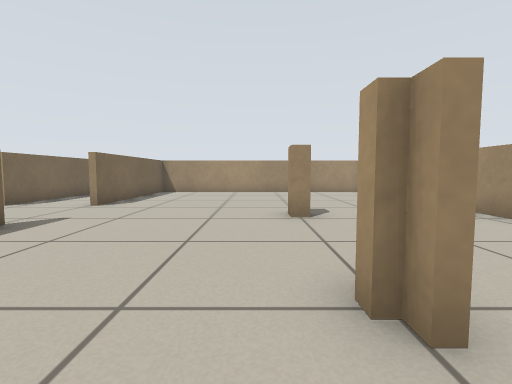
View 1 (above)

15 first-person views from a walk through a world built for the Player/Stage simulator. The camera is 0.5 m above the floor, tilts 4° down and sees 85° across. Floor lines are 1 m apart. The floor is counted in squares, 0.5 m on a side. Each view is taken from the middle of a square. On the plan, view 1 faces up. The plan holds only what a view shows up to about 11 squares ahead; the rest is blank. The place goes on beyond the plan. Robots are left out.

View 2
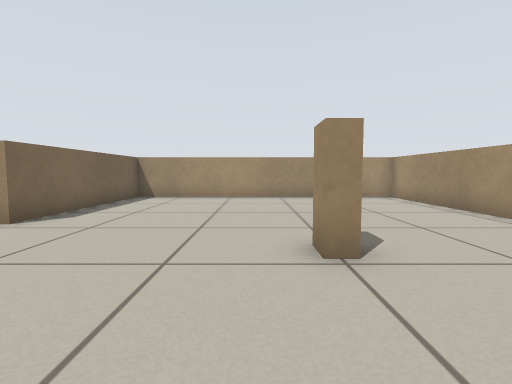

View 3
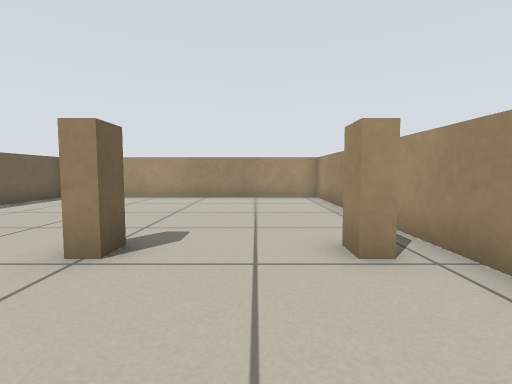

View 4
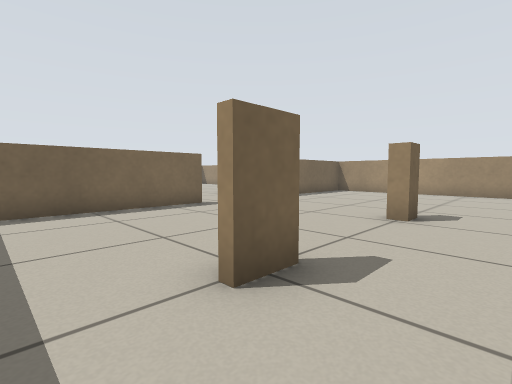

View 5
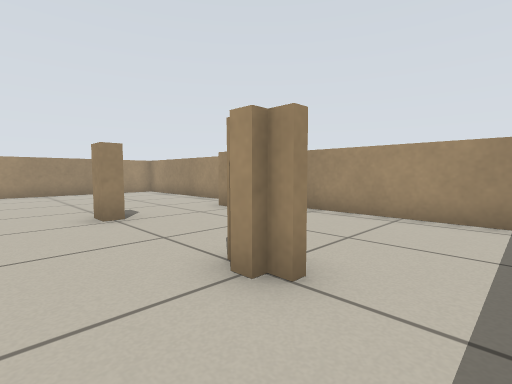

View 6
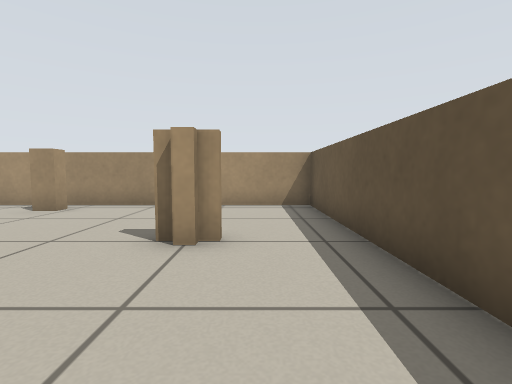

View 7
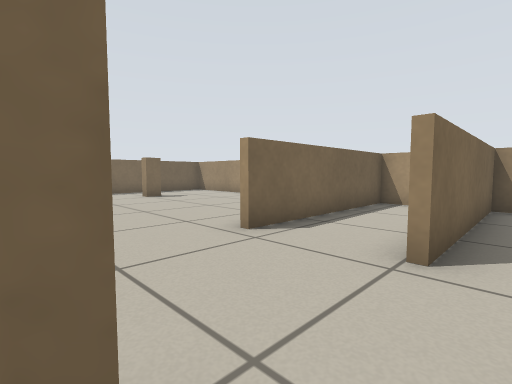

View 8
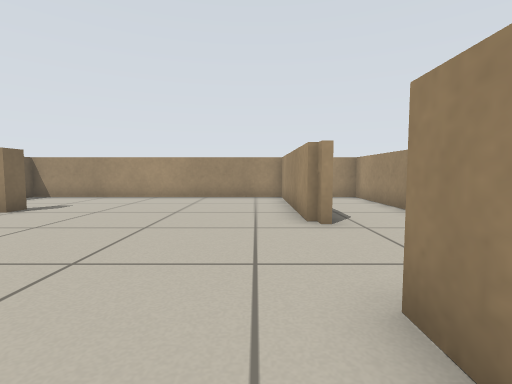

View 9
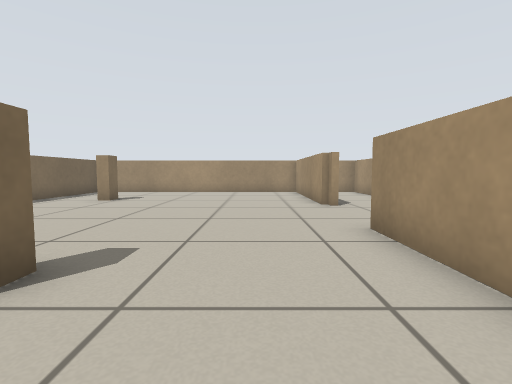

View 10
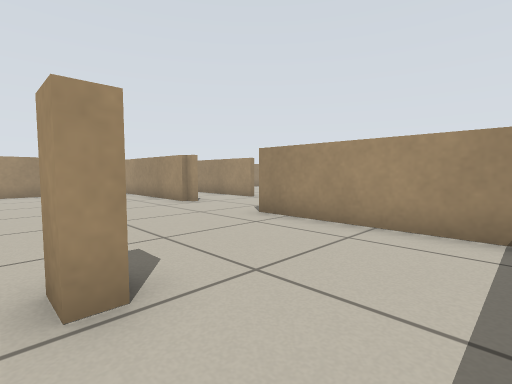

View 11
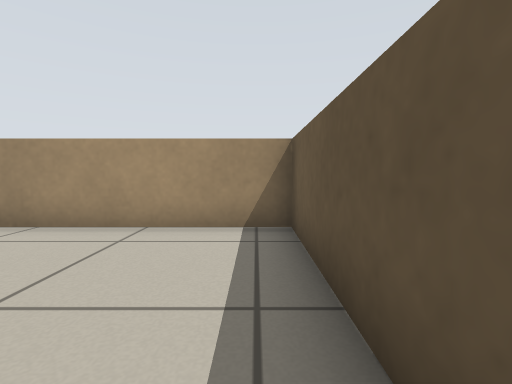

View 12
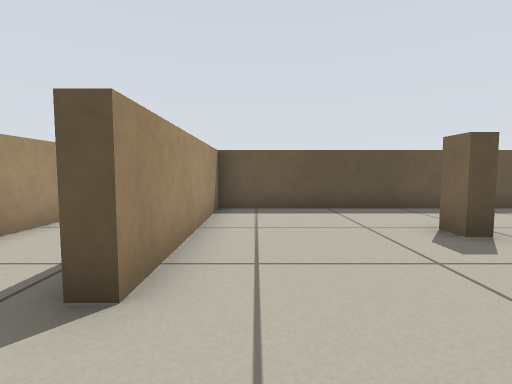

View 13
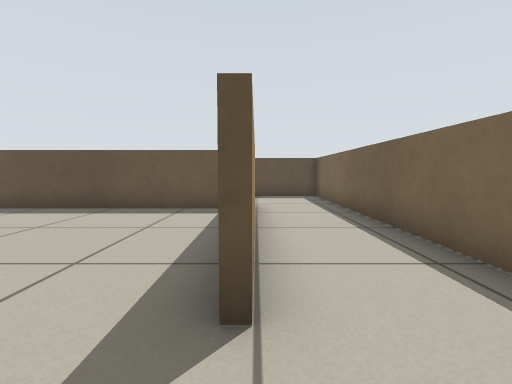

View 14
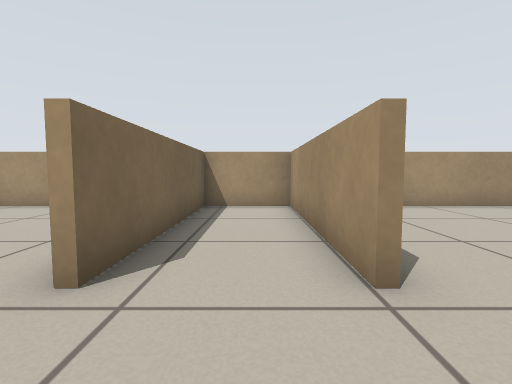

View 15
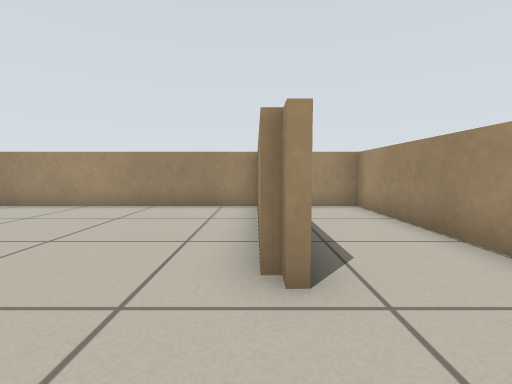

### Floor plan
Key: @ floor where view 1 was taken; # wall or solid block; . floor; = window, fence, low wall or low ledge.
Columns run from 13 left of view 1 to 6 right of it. Each row starts with its distance up from view 1.
 14 =====#==============
 13 .....=..=.........==
 12 .....=..=.........==
 11 .....=..=.........==
 10 .....=..=.........==
  9 .....=..=.........==
  8 .....=..=.........==
  7 ..............=..= =
  6 ..............=...==
  5 .....=..=.........==
  4 .....=..=.........==
  3 .=...=..=.........==
  2 .=...=..=.....=...==
  1 .....=..=.........==
  0 .....=..=....@....==
 -1 ######..=###########
 -2      =...
 -3      =...
 -4      =...

Where each view was taken, in squares from view 1:
view 1: 0 up, 0 right, facing up
view 2: 3 up, 0 right, facing up
view 3: 3 up, 3 right, facing up
view 4: 0 up, 3 right, facing up-left
view 5: 0 up, 1 left, facing up-right
view 6: 1 up, 3 left, facing right
view 7: 5 up, 4 left, facing up-left
view 8: 3 up, 9 left, facing up
view 9: 0 up, 10 left, facing up
view 10: 0 up, 13 left, facing up-right
view 11: 0 up, 13 left, facing right
view 12: 7 up, 9 left, facing down
view 13: 7 up, 5 left, facing down
view 14: 6 up, 6 left, facing up
view 15: 6 up, 8 left, facing up
